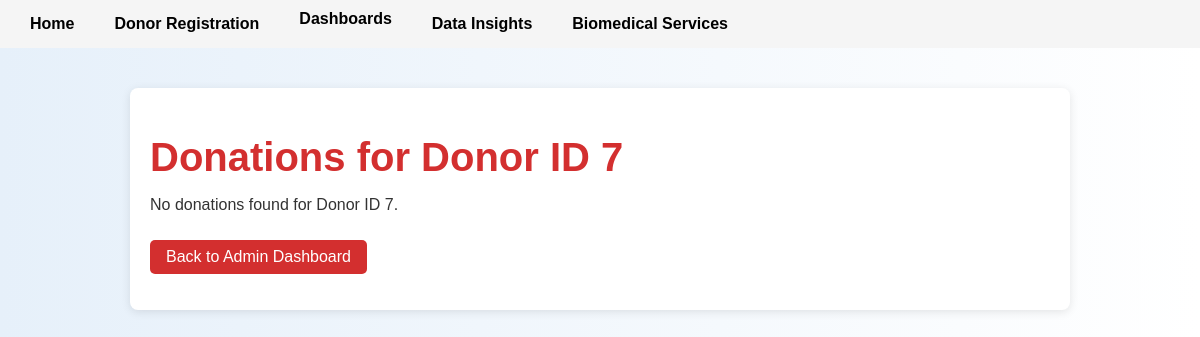
The page /donations_for_donor/7 on the database as committed earlier.
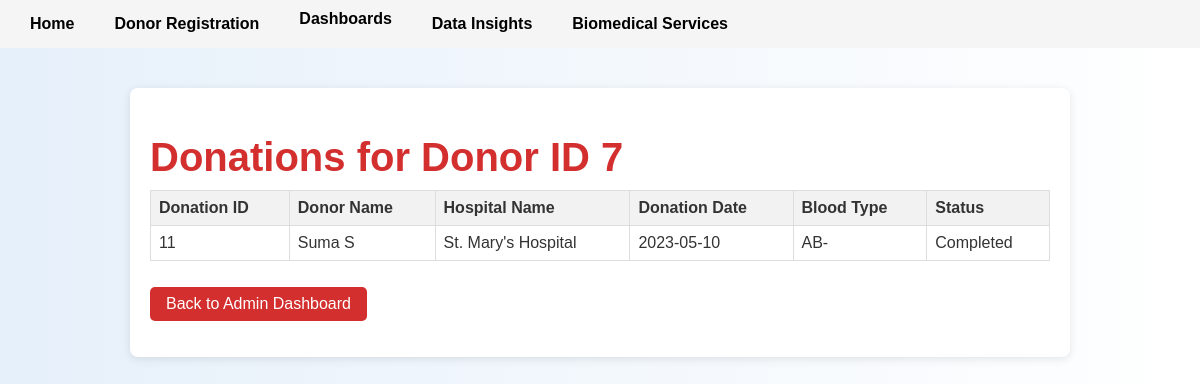
The same page on the database as committed later.
### tables this page shows
CREATE TABLE Donations (
    DonationID INTEGER PRIMARY KEY AUTOINCREMENT,
    DonorID INTEGER NOT NULL,
    HospitalID INTEGER NOT NULL,
    DonationDate DATE NOT NULL,
    BloodType TEXT NOT NULL,
    Status TEXT NOT NULL CHECK (Status IN ('Completed', 'Scheduled')),
    FOREIGN KEY (DonorID) REFERENCES Donors(DonorID) ON DELETE CASCADE,
    FOREIGN KEY (HospitalID) REFERENCES Hospitals(HospitalID) ON DELETE CASCADE
);

CREATE TABLE Donors (
    DonorID INTEGER PRIMARY KEY AUTOINCREMENT,
    Name TEXT NOT NULL,
    DateOfBirth DATE NOT NULL,
    BloodType TEXT NOT NULL CHECK (BloodType IN ('A+', 'A-', 'B+', 'B-', 'AB+', 'AB-', 'O+', 'O-')),
    ContactInfo TEXT NOT NULL,
    Email TEXT UNIQUE NOT NULL,
    LastDonationDate DATE
);

CREATE TABLE Hospitals (
    HospitalID INTEGER PRIMARY KEY AUTOINCREMENT,
    Name TEXT NOT NULL,
    Location TEXT NOT NULL,
    ContactInfo TEXT NOT NULL,
    HospitalType TEXT NOT NULL CHECK (HospitalType IN ('Public', 'Private', 'Military', 'Other'))
);

### app.py (the view)
@app.route('/donations_for_donor/<int:donor_id>')
def donations_for_donor(donor_id):
    conn = get_db()
    donations = conn.execute('''
        SELECT Donations.*, Donors.Name AS DonorName, Hospitals.Name AS HospitalName
        FROM Donations
        JOIN Donors ON Donations.DonorID = Donors.DonorID
        JOIN Hospitals ON Donations.HospitalID = Hospitals.HospitalID
        WHERE Donations.DonorID = ?
        AND Donations.Status = 'Completed'
    ''', (donor_id,)).fetchall()
    return render_template('donations_for_donor.html', donations=donations, donor_id=donor_id)

### app.py (called while the page is built)
def get_db():
    conn = sqlite3.connect('database.db')
    conn.row_factory = sqlite3.Row
    return conn

### templates/donations_for_donor.html
{% extends "layout.html" %}
{% block content %}
<div class="container">
    <h1>Donations for Donor ID {{ donor_id }}</h1>
    {% if donations %}
        <table>
            <tr>
                <th>Donation ID</th>
                <th>Donor Name</th>
                <th>Hospital Name</th>
                <th>Donation Date</th>
                <th>Blood Type</th>
                <th>Status</th>
            </tr>
            {% for donation in donations %}
            <tr>
                <td>{{ donation['DonationID'] }}</td>
                <td>{{ donation['DonorName'] }}</td>
                <td>{{ donation['HospitalName'] }}</td>
                <td>{{ donation['DonationDate'] }}</td>
                <td>{{ donation['BloodType'] }}</td>
                <td>{{ donation['Status'] }}</td>
            </tr>
            {% endfor %}
        </table>
    {% else %}
        <p>No donations found for Donor ID {{ donor_id }}.</p>
    {% endif %}
    <p><a href="{{ url_for('admin_dashboard') }}" class="btn">Back to Admin Dashboard</a></p>
</div>
{% endblock %}

Rows that differ between the two databases and show on the page:
added Donations: DonationID "11", DonorName "Suma S", HospitalName "St. Mary's Hospital", DonationDate "2023-05-10", BloodType "AB-", Status "Completed"
Other text that changed with them:
{{ donor_id }}: "7" → (not shown)
text no longer shown: "No donations found for Donor ID ."
text now shown: "Donation ID Donor Name Hospital Name Donation Date Blood Type Status"
